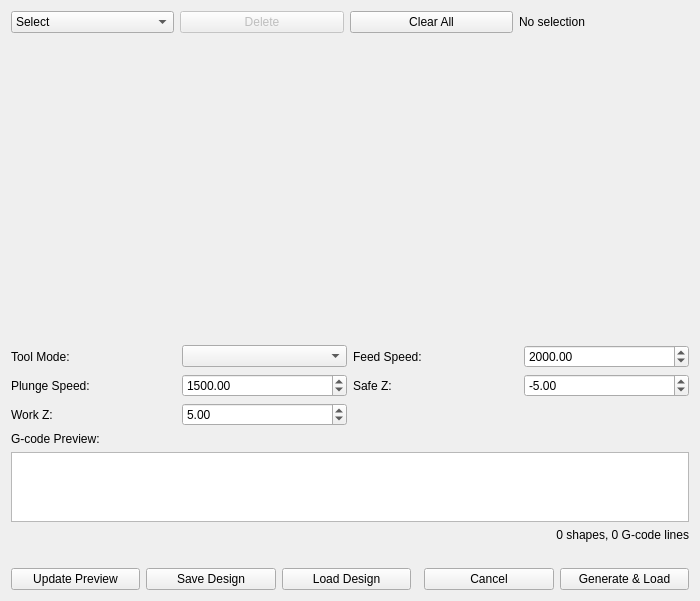
<?xml version="1.0" encoding="UTF-8"?>
<ui version="4.0">
 <class>GraphicsDesignDialog</class>
 <widget class="QDialog" name="GraphicsDesignDialog">
  <property name="geometry">
   <rect>
    <x>0</x>
    <y>0</y>
    <width>700</width>
    <height>600</height>
   </rect>
  </property>
  <property name="windowTitle">
   <string>Graphics Design</string>
  </property>
  <layout class="QVBoxLayout" name="verticalLayout">
   <item>
    <layout class="QHBoxLayout" name="topLayout">
     <item>
      <widget class="QComboBox" name="toolCombo">
       <item>
        <property name="text">
         <string>Select</string>
        </property>
       </item>
       <item>
        <property name="text">
         <string>Line</string>
        </property>
       </item>
       <item>
        <property name="text">
         <string>Rectangle</string>
        </property>
       </item>
       <item>
        <property name="text">
         <string>Circle</string>
        </property>
       </item>
       <item>
        <property name="text">
         <string>Arc</string>
        </property>
       </item>
      </widget>
     </item>
     <item>
      <widget class="QPushButton" name="deleteButton">
       <property name="text">
        <string>Delete</string>
       </property>
       <property name="enabled">
        <bool>false</bool>
       </property>
      </widget>
     </item>
     <item>
      <widget class="QPushButton" name="clearButton">
       <property name="text">
        <string>Clear All</string>
       </property>
      </widget>
     </item>
     <item>
      <widget class="QLabel" name="shapeInfoLabel">
       <property name="text">
        <string>No selection</string>
       </property>
      </widget>
     </item>
     <item>
      <spacer name="horizontalSpacer">
       <property name="orientation">
        <enum>Qt::Horizontal</enum>
       </property>
      </spacer>
     </item>
    </layout>
   </item>
   <item>
    <widget class="DesignCanvas" name="designCanvas" native="true">
     <property name="minimumSize">
      <size>
       <width>400</width>
       <height>300</height>
      </size>
     </property>
    </widget>
   </item>
   <item>
    <layout class="QGridLayout" name="optionsGrid">
     <item row="0" column="0">
      <widget class="QLabel" name="label_toolMode">
       <property name="text">
        <string>Tool Mode:</string>
       </property>
      </widget>
     </item>
     <item row="0" column="1">
      <widget class="QComboBox" name="toolModeCombo"/>
     </item>
     <item row="0" column="2">
      <widget class="QLabel" name="label_feed">
       <property name="text">
        <string>Feed Speed:</string>
       </property>
      </widget>
     </item>
     <item row="0" column="3">
      <widget class="QDoubleSpinBox" name="feedSpeedSpinBox">
       <property name="maximum">
        <double>10000.0</double>
       </property>
       <property name="value">
        <double>2000.0</double>
       </property>
      </widget>
     </item>
     <item row="1" column="0">
      <widget class="QLabel" name="label_plunge">
       <property name="text">
        <string>Plunge Speed:</string>
       </property>
      </widget>
     </item>
     <item row="1" column="1">
      <widget class="QDoubleSpinBox" name="plungeSpeedSpinBox">
       <property name="maximum">
        <double>10000.0</double>
       </property>
       <property name="value">
        <double>1500.0</double>
       </property>
      </widget>
     </item>
     <item row="1" column="2">
      <widget class="QLabel" name="label_safeZ">
       <property name="text">
        <string>Safe Z:</string>
       </property>
      </widget>
     </item>
     <item row="1" column="3">
      <widget class="QDoubleSpinBox" name="fastHeightSpinBox">
       <property name="minimum">
        <double>-100.0</double>
       </property>
       <property name="value">
        <double>-5.0</double>
       </property>
      </widget>
     </item>
     <item row="2" column="0">
      <widget class="QLabel" name="label_cutZ">
       <property name="text">
        <string>Work Z:</string>
       </property>
      </widget>
     </item>
     <item row="2" column="1">
      <widget class="QDoubleSpinBox" name="workHeightSpinBox">
       <property name="minimum">
        <double>-100.0</double>
       </property>
       <property name="value">
        <double>5.0</double>
       </property>
      </widget>
     </item>
    </layout>
   </item>
   <item>
    <widget class="QLabel" name="label_preview">
     <property name="text">
      <string>G-code Preview:</string>
     </property>
    </widget>
   </item>
   <item>
    <widget class="LineNumberPlainTextEdit" name="gcodePreview">
     <property name="readOnly">
      <bool>true</bool>
     </property>
     <property name="maximumHeight">
      <number>150</number>
     </property>
    </widget>
   </item>
   <item>
    <widget class="QLabel" name="lineCountLabel">
     <property name="text">
      <string>0 shapes, 0 G-code lines</string>
     </property>
     <property name="alignment">
      <set>Qt::AlignRight</set>
     </property>
    </widget>
   </item>
   <item>
    <widget class="QLabel" name="statusLabel">
     <property name="text">
      <string/>
     </property>
    </widget>
   </item>
   <item>
    <layout class="QHBoxLayout" name="buttonLayout">
     <item>
      <widget class="QPushButton" name="previewButton">
       <property name="text">
        <string>Update Preview</string>
       </property>
      </widget>
     </item>
     <item>
      <widget class="QPushButton" name="saveButton">
       <property name="text">
        <string>Save Design</string>
       </property>
      </widget>
     </item>
     <item>
      <widget class="QPushButton" name="loadButton">
       <property name="text">
        <string>Load Design</string>
       </property>
      </widget>
     </item>
     <item>
      <spacer name="buttonSpacer">
       <property name="orientation">
        <enum>Qt::Horizontal</enum>
       </property>
      </spacer>
     </item>
     <item>
      <widget class="QPushButton" name="cancelButton">
       <property name="text">
        <string>Cancel</string>
       </property>
      </widget>
     </item>
     <item>
      <widget class="QPushButton" name="generateButton">
       <property name="text">
        <string>Generate &amp;&amp; Load</string>
       </property>
      </widget>
     </item>
    </layout>
   </item>
  </layout>
 </widget>
 <customwidgets>
  <customwidget>
   <class>DesignCanvas</class>
   <extends>QWidget</extends>
   <header>ui/DesignCanvas.h</header>
  </customwidget>
  <customwidget>
   <class>LineNumberPlainTextEdit</class>
   <extends>QPlainTextEdit</extends>
   <header>ui/LineNumberPlainTextEdit.h</header>
  </customwidget>
 </customwidgets>
 <resources/>
 <connections/>
</ui>
